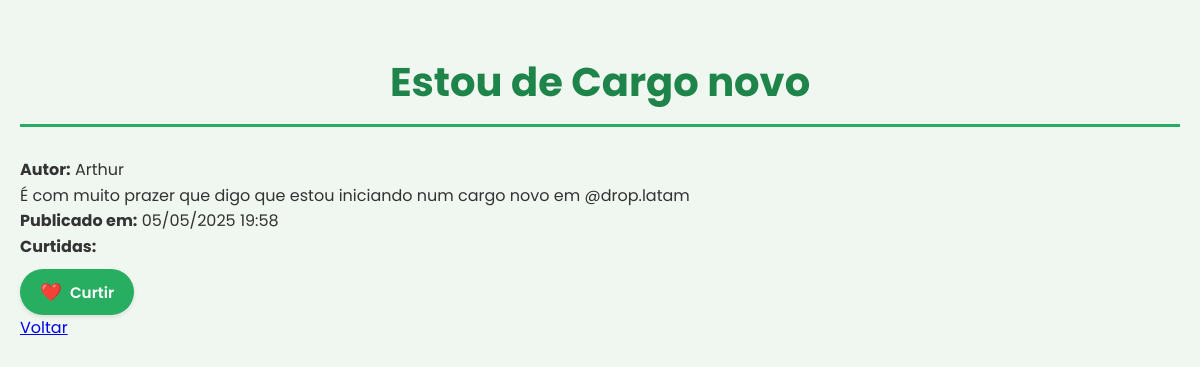
The app's page /post/4/ with its own data.
### rede_social/models.py (models this page shows, shortened)
class Post(models.Model):
    user = models.ForeignKey(User, on_delete=models.CASCADE)
    title = models.CharField(max_length=255)
    content = models.TextField()
    created_at = models.DateTimeField(auto_now_add=True)

### rede_social/views.py (the view)
# urls.py: path('post/<int:pk>/', views.post_detail, name='post_detail'),
def post_detail(request, pk):
    post = get_object_or_404(Post, pk=pk)
    return render(request, 'pages/post_detail.html', {'post': post})

### rede_social/templates/pages/post_detail.html (shortened to what this page needs)
{% load static %}
<!DOCTYPE html>
<html lang="pt-br">
<head>
    <link rel="stylesheet" href="{% static 'css/style.css' %}">
</head>
<body>
    <h1>{{ post.title }}</h1>
    <p><strong>Autor:</strong> {{ post.user }}</p>
    <p>{{ post.content }}</p>
    <p><strong>Publicado em:</strong> {{ post.created_at|date:"d/m/Y H:i" }}</p>
    <p><strong>Curtidas:</strong> {{ post.likes }}</p>
    <form method="post" action="{% url 'like_post' post.id %}">
        <button type="submit" class="like-button">Curtir</button>
    </form>
    <p><a href="{% url 'home' %}">Voltar</a></p>
</body>
</html>

### rede_social/static/css/style.css (style rules this page uses)
* { margin: 0; padding: 0; box-sizing: border-box; font-family: 'Poppins', Arial, sans-serif; }
body { background-color: #f0f7f0; color: #333; line-height: 1.6; padding: 20px; max-width: 1200px; margin: 0 auto; }
h1 { text-align: center; margin: 30px 0; color: #1e8449; font-size: 2.5rem; font-weight: 700; border-bottom: 3px solid #27ae60; padding-bottom: 10px; }
.like-button { margin-top: 10px; background-color: #27ae60; color: #fff; border: none; padding: 10px 20px; border-radius: 25px; cursor: pointer; font-weight: 600; font-size: 0.95rem; transition: background-color 0.3s ease, transform 0.1s ease; display: inline-flex; align-items: center; gap: 8px; box-shadow: 0 2px 4px rgba(0, 0, 0, 0.1); }
.like-button::before { content: "❤️"; font-size: 1.1rem; }

### records on screen
Post: title "Estou de Cargo novo", user "Arthur", content "É com muito prazer que digo que estou iniciando num cargo novo em @drop.latam", created_at "05/05/2025 19:58"
